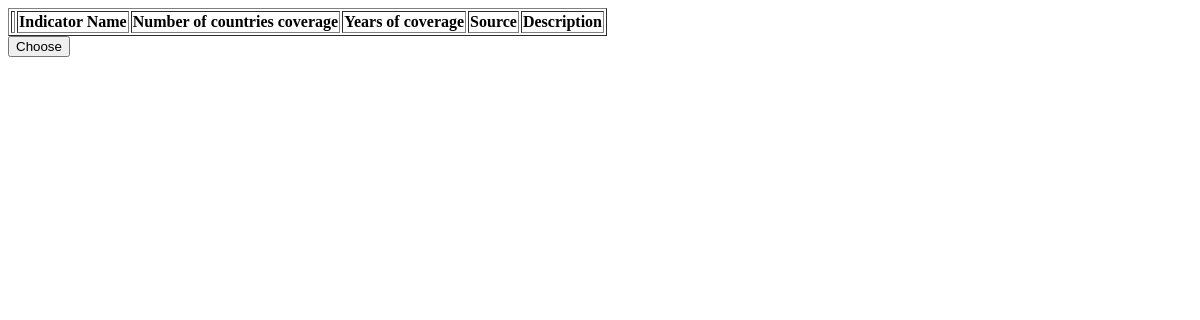
/, run on an earlier commit of the app's database.
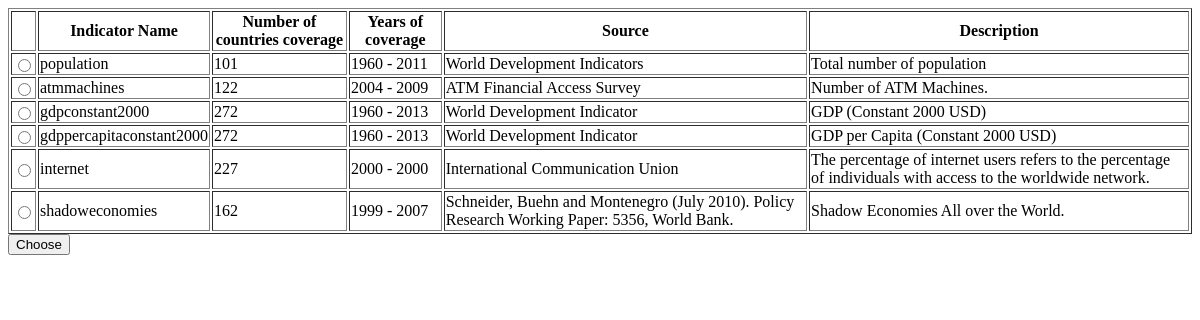
And on a later commit of the database.
### tables this page shows
CREATE TABLE IF NOT EXISTS `data_tables` (
  `name` text NOT NULL,
  `countries` int(11) NOT NULL,
  `year_start` int(11) NOT NULL,
  `year_end` int(11) NOT NULL,
  `source` text NOT NULL,
  `description` text NOT NULL,
  `notes` text
);

### index.php (the view, shortened to what this page needs)
<html>
<head>
</head>
<body>
<form action="test.php" method="post">
<?php
$result = mysql_query("SELECT * FROM data_tables;");
echo "<table border='1'>
<tr>
<th></th>
<th>Indicator Name</th>
<th>Number of countries coverage</th>
<th>Years of coverage</th>
<th>Source</th>
<th>Description</th>
</tr>";
while($row = mysql_fetch_array($result))
  {
  echo "<tr>";
  echo "<td><input class=\"radio\" type=\"radio\" name=\"table\" value=\"". $row['table_name']."\" /></td>";
  echo "<td>" . $row['name'] . "</td>";
  echo "<td>" . $row['countries'] . "</td>";
  echo "<td>" . $row['year_start'] . " - " . $row['year_end'] . "</td>";
  echo "<td>" . $row['source'] . "</td>";
  echo "<td>" . $row['description'] . "</td>";
  echo "</tr>";
  }
echo "</table>";
?>
<input type="submit" value="Choose">
</form>
</body>
</html>

What changed in the data, as far as the page shows it:
added data_tables: name "population", countries "101", year_start "1960", year_end "2011", source "World Development Indicators", description "Total number of population"
added data_tables: name "atmmachines", countries "122", year_start "2004", year_end "2009", source "ATM Financial Access Survey", description "Number of ATM Machines."
added data_tables: name "gdpconstant2000", countries "272", year_start "1960", year_end "2013", source "World Development Indicator", description "GDP (Constant 2000 USD)"
added data_tables: name "gdppercapitaconstant2000", countries "272", year_start "1960", year_end "2013", source "World Development Indicator", description "GDP per Capita (Constant 2000 USD)"
added data_tables: name "internet", countries "227", year_start "2000", year_end "2000", source "International Communication Union", description "The percentage of internet users refers to the percentage of individuals with access to the worldwide network."
added data_tables: name "shadoweconomies", countries "162", year_start "1999", year_end "2007", source "Schneider, Buehn and Montenegro (July 2010). Policy Research Working Paper: 5356, World Bank.", description "Shadow Economies All over the World."
